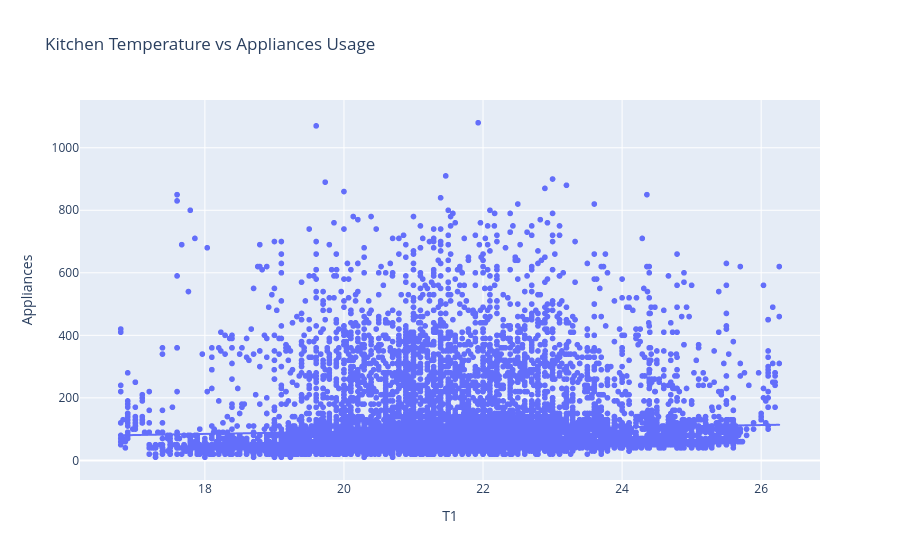
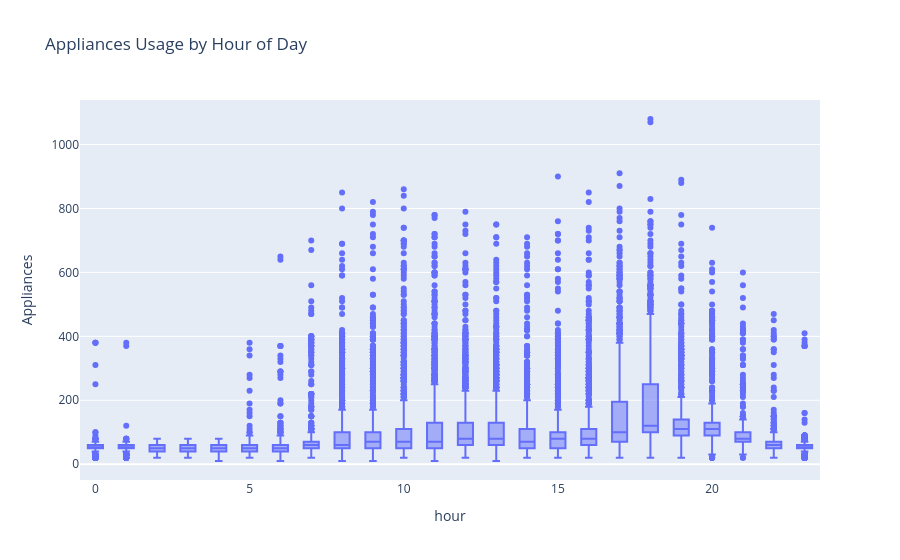

Here is the notebook cell these charts were saved with, in order:
### Markdown cell above
Visualizing Relationships

### Code cell
# Scatter: Temperature vs Appliances
fig_scatter = px.scatter(df, x="T1", y="Appliances", trendline="ols",
                         title="Kitchen Temperature vs Appliances Usage")
fig_scatter.show()

# Boxplot by Hour
fig_box = px.box(df, x="hour", y="Appliances",
                 title="Appliances Usage by Hour of Day")
fig_box.show()

### Figure 1 — Plotly figure (JSON) as saved in the notebook; plotly's stock layout.template omitted (floating-point values rounded to 4 significant figures; data arrays with more than 128 entries replaced by an {"elided": "..."} marker saying what was removed)
{"data": [{"hovertemplate": "T1=%{x}<br>Appliances=%{y}<extra></extra>", "legendgroup": "", "marker": {"color": "#636efa", "symbol": "circle"}, "mode": "markers", "name": "", "showlegend": false, "type": "scattergl", "x": {"elided": "19735 float values"}, "xaxis": "x", "y": {"elided": "19735 int values"}, "yaxis": "y"}, {"hovertemplate": "<b>OLS trendline</b><br>Appliances = 3.53955 * T1 + 20.9343<br>R<sup>2</sup>=0.003074<br><br>T1=%{x}<br>Appliances=%{y} <b>(trend)</b><extra></extra>", "legendgroup": "", "marker": {"color": "#636efa", "symbol": "circle"}, "mode": "lines", "name": "", "showlegend": false, "type": "scattergl", "x": {"elided": "19735 float values"}, "xaxis": "x", "y": {"elided": "19735 float values"}, "yaxis": "y"}], "layout": {"legend": {"tracegroupgap": 0}, "title": {"text": "Kitchen Temperature vs Appliances Usage"}, "xaxis": {"anchor": "y", "domain": [0, 1], "title": {"text": "T1"}}, "yaxis": {"anchor": "x", "domain": [0, 1], "title": {"text": "Appliances"}}}}

### Figure 2 — Plotly figure (JSON) as saved in the notebook; plotly's stock layout.template omitted (floating-point values rounded to 4 significant figures; data arrays with more than 128 entries replaced by an {"elided": "..."} marker saying what was removed)
{"data": [{"alignmentgroup": "True", "hovertemplate": "hour=%{x}<br>Appliances=%{y}<extra></extra>", "legendgroup": "", "marker": {"color": "#636efa"}, "name": "", "notched": false, "offsetgroup": "", "orientation": "v", "showlegend": false, "type": "box", "x": {"elided": "19735 int values"}, "x0": " ", "xaxis": "x", "y": {"elided": "19735 int values"}, "y0": " ", "yaxis": "y"}], "layout": {"boxmode": "group", "legend": {"tracegroupgap": 0}, "title": {"text": "Appliances Usage by Hour of Day"}, "xaxis": {"anchor": "y", "domain": [0, 1], "title": {"text": "hour"}}, "yaxis": {"anchor": "x", "domain": [0, 1], "title": {"text": "Appliances"}}}}
